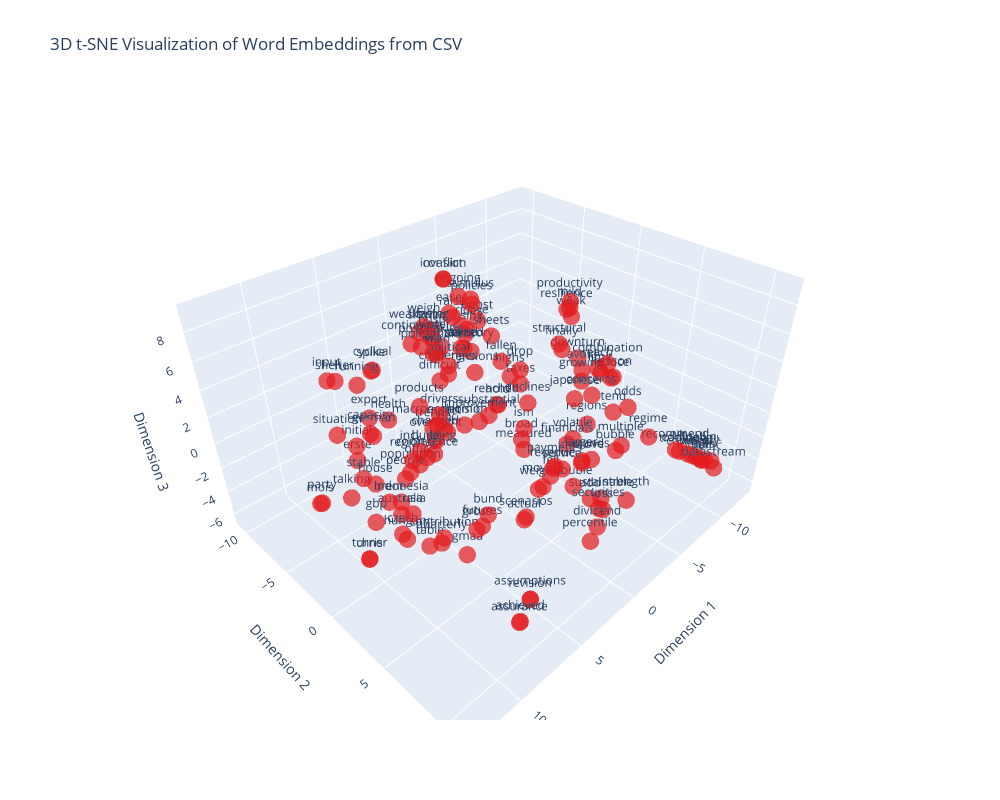

The code cell stored with this chart in its notebook:
### Code cell
import numpy as np
import pandas as pd
from sklearn.manifold import TSNE
import plotly.express as px

embedding_df = pd.read_csv('../data/financial_emb.csv')


words_em = embedding_df.iloc[500:649,0]
embedding_matrix = embedding_df.iloc[500:649, 1:].values

tsne = TSNE(n_components=3, perplexity=5, random_state=0,learning_rate=10,n_iter=500)
word_tsne = tsne.fit_transform(embedding_matrix)
tsne_df = pd.DataFrame(word_tsne, columns=['Dimension 1', 'Dimension 2', 'Dimension 3'])

tsne_df['Word'] = list(words_em)
fig = px.scatter_3d(tsne_df, x='Dimension 1', y='Dimension 2', z='Dimension 3',
                    text='Word', title='3D t-SNE Visualization of Word Embeddings from CSV',
                    color_discrete_sequence=px.colors.qualitative.Set1)
fig.update_traces(marker=dict(size=6, opacity=0.7))
fig.update_layout(hovermode='closest')
fig.update_traces(textposition='top center')  

fig.update_layout(width=1000, height=800)  

fig.show()

### Figure 1 — Plotly figure (JSON) as saved in the notebook; plotly's stock layout.template omitted (floating-point values rounded to 4 significant figures; data arrays with more than 128 entries replaced by an {"elided": "..."} marker saying what was removed)
{"data": [{"hovertemplate": "Dimension 1=%{x}<br>Dimension 2=%{y}<br>Dimension 3=%{z}<br>Word=%{text}<extra></extra>", "legendgroup": "", "marker": {"color": "rgb(228,26,28)", "opacity": 0.7, "size": 6, "symbol": "circle"}, "mode": "markers+text", "name": "", "scene": "scene", "showlegend": false, "text": {"elided": "149 str values"}, "textposition": "top center", "type": "scatter3d", "x": {"elided": "149 float values"}, "y": {"elided": "149 float values"}, "z": {"elided": "149 float values"}}], "layout": {"height": 800, "hovermode": "closest", "legend": {"tracegroupgap": 0}, "scene": {"domain": {"x": [0, 1], "y": [0, 1]}, "xaxis": {"title": {"text": "Dimension 1"}}, "yaxis": {"title": {"text": "Dimension 2"}}, "zaxis": {"title": {"text": "Dimension 3"}}}, "title": {"text": "3D t-SNE Visualization of Word Embeddings from CSV"}, "width": 1000}}
